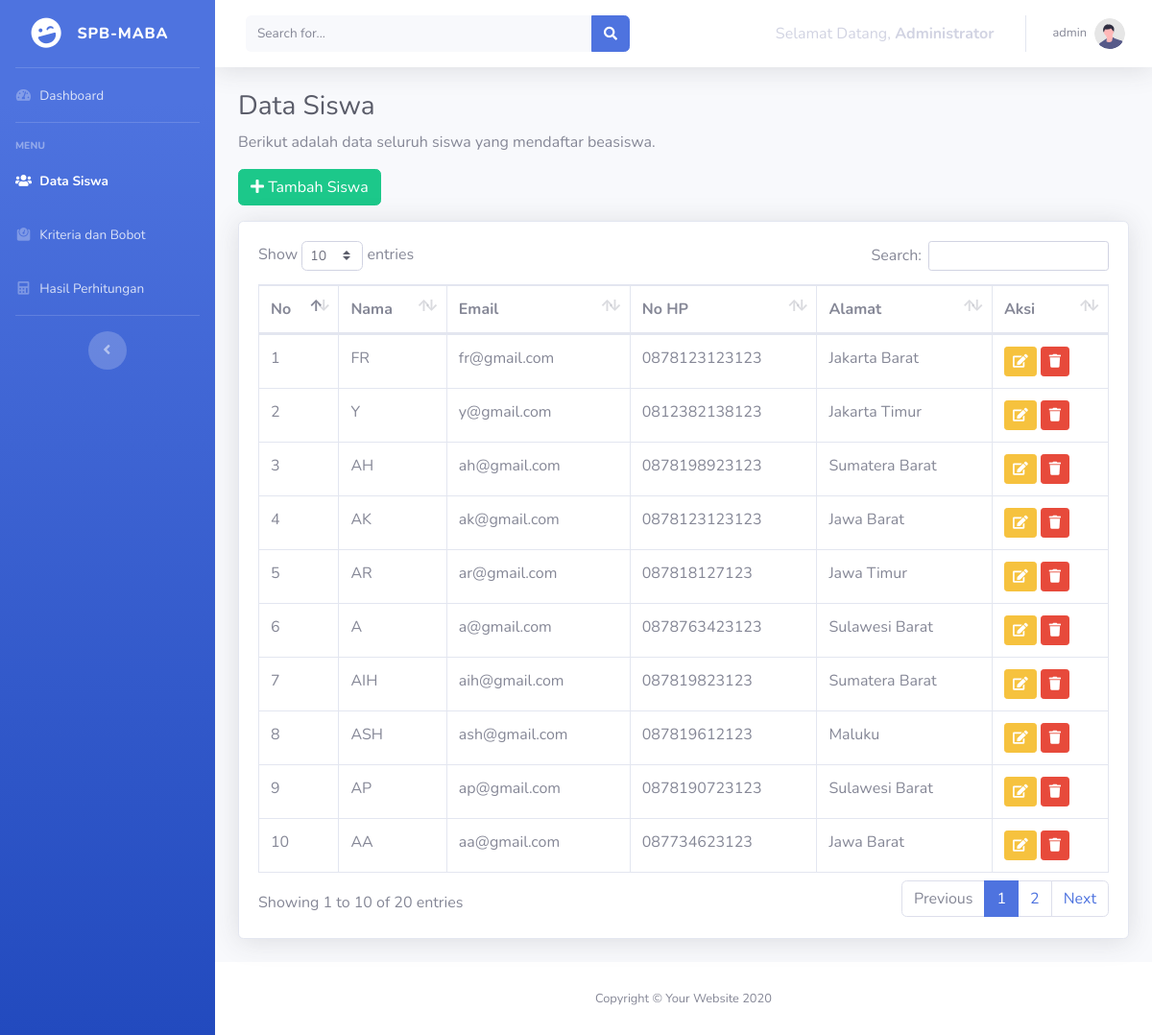
/siswa.php (signed in), run on the app's committed database.
### tables this page shows
CREATE TABLE `siswa` (
  `id_siswa` int(11) NOT NULL,
  `nama_siswa` varchar(50) NOT NULL,
  `no_telp` varchar(15) NOT NULL,
  `email` varchar(255) NOT NULL,
  `ktp` varchar(255) NOT NULL,
  `pas_foto` varchar(255) NOT NULL,
  `alamat` varchar(255) NOT NULL,
  `nilai` int(11) NOT NULL,
  `sktm` varchar(255) NOT NULL,
  `status` varchar(50) NOT NULL,
  `tanggungan_ortu` int(11) NOT NULL,
  `penghasilan_ortu` int(11) NOT NULL,
  `pekerjaan_ortu` varchar(50) NOT NULL
);

### data/admin.php (called while the page is built, shortened)
<?php
function getAdminByUsername($username) {
  try {
    $statement = DB->prepare("SELECT * FROM admin WHERE username = :username");
    $statement->bindValue(':username', $username);
    $statement->execute();
    return $statement->fetch(PDO::FETCH_ASSOC);
  }
  catch(PDOException $err){
      echo $err->getMessage();
  }
}

### data/siswa.php (called while the page is built, shortened)
<?php
function getAllStudent() {
  try {
      $statement = DB->query("SELECT * FROM siswa");
      $statement->execute();
      return $statement->fetchAll(PDO::FETCH_ASSOC);
  }
  catch(PDOException $err){
      echo $err->getMessage();
  }
}

### siswa.php (the view, shortened to what this page needs)
<?php
$page = "siswa";
?>
<?php
require_once "data/siswa.php";
$siswa = getAllStudent();
$no = 1;
?>
<?php include "templates/header.php" ?>
<div class="container-fluid">
  <h1 class="h3 mb-2 text-gray-800">Data Siswa</h1>
  <p>Berikut adalah data seluruh siswa yang mendaftar beasiswa.</p>
  <a href="kelola_siswa.php" class="btn btn-success mb-3">
    <i class="fa fa-plus"></i>
    Tambah Siswa
  </a>
  <div class="card shadow mb-4">
    <div class="card-body">
      <div class="table-responsive">
        <div class="row">
          <div class="col-sm-12">
            <table
              class="table table-bordered dataTable"
              id="dataTable"
            >
              <thead>
                <tr role="row">
                  <th>No</th>
                  <th>Nama</th>
                  <th>Email</th>
                  <th>No HP</th>
                  <th>Alamat</th>
                  <th>Aksi</th>
                </tr>
              </thead>
              <tbody>
                <?php foreach($siswa as $s): ?>
                <tr>
                  <td><?= $no++; ?></td>
                  <td><?= $s['nama_siswa']; ?></td>
                  <td><?= $s['email']; ?></td>
                  <td><?= $s['no_telp']; ?></td>
                  <td><?= $s['alamat']; ?></td>
                  <td>
                    <a href="kelola_siswa.php?edit=<?= $s['id_siswa']; ?>" class="btn btn-sm btn-warning"
                      ><i class="fa fa-edit"></i
                    ></a>
                    <a href="?hapus=<?= $s['id_siswa']; ?>" class="btn btn-sm btn-danger"
                      ><i class="fa fa-trash"></i
                    ></a>
                  </td>
                </tr>
                <?php endforeach; ?>
              </tbody>
            </table>
          </div>
        </div>
      </div>
    </div>
  </div>
</div>
<?php include "templates/footer.php" ?>

### templates/header.php (shortened to what this page needs)
<?php
require_once "functions.php";
require_once "data/admin.php";
$admin = getAdminByUsername($_SESSION['username']);
?>
<!DOCTYPE html>
<html lang="en">
  <head>
    <link
      href="vendor/fontawesome-free/css/all.min.css"
      rel="stylesheet"
      type="text/css"
    />
    <link href="css/sb-admin-2.min.css" rel="stylesheet" />
    <link
      href="vendor/datatables/dataTables.bootstrap4.min.css"
      rel="stylesheet"
    />
  </head>
  <body id="page-top">
    <div id="wrapper">
      <?php include "sidebar.php" ?>
      <div id="content-wrapper" class="d-flex flex-column">
        <div id="content">
          <?php include "navbar.php" ?>

### templates/sidebar.php
<ul
  class="navbar-nav bg-gradient-primary sidebar sidebar-dark accordion"
  id="accordionSidebar"
>
  <a
    class="sidebar-brand d-flex align-items-center justify-content-center"
    href="index.php"
  >
    <div class="sidebar-brand-icon rotate-n-15">
      <i class="fas fa-laugh-wink"></i>
    </div>
    <div class="sidebar-brand-text mx-3">SPB-Maba</div>
  </a>
  <hr class="sidebar-divider my-0" />
  <li class="nav-item <?= $page == "home" ? "active" : ""; ?>">
    <a class="nav-link" href="index.php">
      <i class="fas fa-fw fa-tachometer-alt"></i>
      <span>Dashboard</span></a
    >
  </li>
  <hr class="sidebar-divider" />
  <div class="sidebar-heading">Menu</div>
  <li class="nav-item <?= $page == "siswa" ? "active" : ""; ?>">
    <a class="nav-link" href="siswa.php">
      <i class="fas fa-fw fa-users"></i>
      <span>Data Siswa</span></a
    >
  </li>
  <li class="nav-item <?= $page == "kriteria" ? "active" : ""; ?>">
    <a class="nav-link" href="kriteria.php">
      <i class="fas fa-fw fa fa-weight"></i>
      <span>Kriteria dan Bobot</span></a
    >
  </li>
  <li class="nav-item <?= $page == "hitung" ? "active" : ""; ?>">
    <a class="nav-link" href="hitung.php">
      <i class="fas fa-fw fa-calculator"></i>
      <span>Hasil Perhitungan</span></a
    >
  </li>
  <hr class="sidebar-divider d-none d-md-block" />
  <div class="text-center d-none d-md-inline">
    <button class="rounded-circle border-0" id="sidebarToggle"></button>
  </div>
</ul>

### templates/navbar.php (shortened to what this page needs)
<nav
  class="navbar navbar-expand navbar-light bg-white topbar mb-4 static-top shadow"
>
  <form
    class="d-none d-sm-inline-block form-inline mr-auto ml-md-3 my-2 my-md-0 mw-100 navbar-search"
  >
    <div class="input-group">
      <input
        type="text"
        class="form-control bg-light border-0 small"
        placeholder="Search for..."
        aria-label="Search"
        aria-describedby="basic-addon2"
      />
      <div class="input-group-append">
        <button class="btn btn-primary" type="button">
          <i class="fas fa-search fa-sm"></i>
        </button>
      </div>
    </div>
  </form>
  <ul class="navbar-nav ml-auto">
    <li class="nav-item dropdown no-arrow mx-1">
      <span class="nav-link disabled"
        >Selamat Datang,<strong>&nbsp;Administrator</strong></span
      >
    </li>
    <li class="nav-item dropdown no-arrow">
      <a
        class="nav-link dropdown-toggle"
        href="#"
        id="userDropdown"
        role="button"
        data-toggle="dropdown"
        aria-haspopup="true"
        aria-expanded="false"
      >
        <span class="mr-2 d-none d-lg-inline text-gray-600 small"
          ><?= $admin['username']; ?></span
        >
        <img
          class="img-profile rounded-circle"
          src="img/undraw_profile.svg"
        />
      </a>
    </li>
  </ul>
</nav>

### templates/footer.php (shortened to what this page needs)
      </div>
        <footer class="sticky-footer bg-white">
          <div class="container my-auto">
            <div class="copyright text-center my-auto">
              <span>Copyright &copy; Your Website 2020</span>
            </div>
          </div>
        </footer>
      </div>
    </div>
  </body>
</html>

### data on the page
siswa: nama_siswa "FR", email "fr@gmail.com", no_telp "0878123123123", alamat "Jakarta Barat"
siswa: nama_siswa "Y", email "y@gmail.com", no_telp "0812382138123", alamat "Jakarta Timur"
siswa: nama_siswa "AH", email "ah@gmail.com", no_telp "0878198923123", alamat "Sumatera Barat"
siswa: nama_siswa "AK", email "ak@gmail.com", no_telp "0878123123123", alamat "Jawa Barat"
siswa: nama_siswa "AR", email "ar@gmail.com", no_telp "087818127123", alamat "Jawa Timur"
siswa: nama_siswa "A", email "a@gmail.com", no_telp "0878763423123", alamat "Sulawesi Barat"
siswa: nama_siswa "AIH", email "aih@gmail.com", no_telp "087819823123", alamat "Sumatera Barat"
siswa: nama_siswa "ASH", email "ash@gmail.com", no_telp "087819612123", alamat "Maluku"
siswa: nama_siswa "AP", email "ap@gmail.com", no_telp "0878190723123", alamat "Sulawesi Barat"
siswa: nama_siswa "AA", email "aa@gmail.com", no_telp "087734623123", alamat "Jawa Barat"

### other printed values
$admin['username'] "admin"
